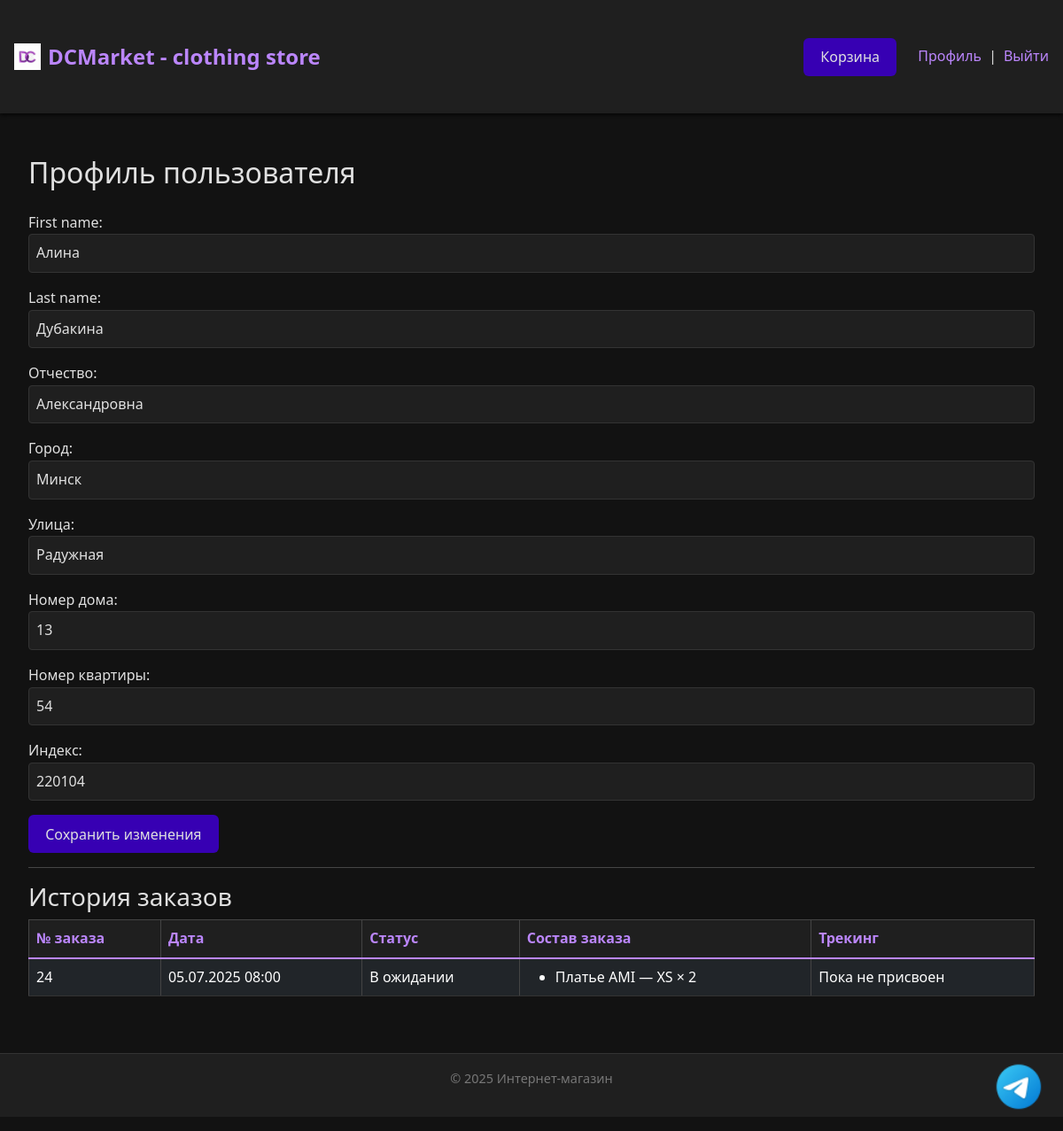
The page /users/profile/ (signed in) on the database its author committed.
### users/models.py (models this page shows, shortened)
class User(AbstractUser):
    middle_name = models.CharField(max_length=30, blank=True, verbose_name='Отчество')
    city = models.CharField(max_length=100, blank=True, verbose_name='Город')
    street = models.CharField(max_length=100, blank=True, verbose_name='Улица')
    house_number = models.CharField(max_length=10, blank=True, verbose_name='Номер дома')
    apartment_number = models.CharField(max_length=10, blank=True, verbose_name='Номер квартиры')
    postal_code = models.CharField(max_length=10, blank=True, verbose_name='Индекс')

### orders/models.py (models this page shows, shortened)
class Order(models.Model):
    STATUS_CHOICES = [
        ("pending", "В ожидании"),
        ("shipped", "Отправлен"),
        ("delivered", "Доставлен"),
        ("canceled", "Отменен"),
    ]
    user = models.ForeignKey(settings.AUTH_USER_MODEL, on_delete=models.CASCADE, verbose_name="Пользователь")
    first_name = models.CharField(max_length=30, verbose_name="Имя")
    last_name = models.CharField(max_length=30, verbose_name="Фамилия")
    middle_name = models.CharField(max_length=30, verbose_name="Отчество")
    city = models.CharField(max_length=100, verbose_name="Город")
    street = models.CharField(max_length=100, verbose_name="Улица")
    house_number = models.CharField(max_length=10, verbose_name="Номер дома")
    apartment_number = models.CharField(max_length=10, verbose_name="Номер квартиры")
    postal_code = models.CharField(max_length=10, verbose_name="Почтовый индекс")
    created_at = models.DateTimeField(auto_now_add=True, verbose_name="Дата создания")
    tracking_number = models.CharField(max_length=40, blank=True, default="В ожидании", verbose_name="Номер отслеживания")
    status = models.CharField(max_length=20, choices=STATUS_CHOICES, default="pending", verbose_name="Статус")
    class Meta:
        verbose_name = "Order"
        verbose_name_plural = "Orders"

class OrderItem(models.Model):
    order = models.ForeignKey(Order, related_name="items", on_delete=models.CASCADE)
    clothing_item = models.ForeignKey(ClothingItem, on_delete=models.CASCADE)
    size = models.ForeignKey(Size, on_delete=models.CASCADE)
    quantity = models.PositiveIntegerField()
    total_price = models.DecimalField(max_digits=10, decimal_places=2)
    class Meta:
        verbose_name = "Заказ"
        verbose_name_plural = "Заказы"

### main/models.py (models this page shows, shortened)
class ClothingItem(models.Model):
    name = models.CharField(max_length=255)
    slug = models.SlugField(unique=True)
    sizes = models.ManyToManyField(Size, through='ClothingItemSize', related_name='clothing_items', blank=True)
    image = models.ImageField(upload_to='products/img', null=True, blank=True)
    category = models.ForeignKey(Category, on_delete=models.CASCADE, related_name='clothing_items')
    description = models.TextField(blank=True)
    price = models.DecimalField(max_digits=20, decimal_places=2)
    discount = models.DecimalField(max_digits=5, decimal_places=2)
    created_on = models.DateTimeField(auto_now_add=True)

class Size(models.Model):
    name = models.CharField(max_length=10)

### users/views.py (the view)
# urls.py: path('profile/', views.profile_view, name='profile'),
@login_required(login_url='/users/login/')
def profile_view(request):
    if request.method == 'POST':
        form = UserProfileForm(request.POST, instance=request.user)
        if form.is_valid():
            form.save()
            return redirect('users:profile')
    else:
        form = UserProfileForm(instance=request.user)
    orders = Order.objects.filter(user=request.user)
    return render(request, 'users/profile.html', {'form': form, 'orders': orders})

### users/forms.py
class UserProfileForm(forms.ModelForm):
    class Meta:
        model = User
        fields = [
            'first_name', 'last_name', 'middle_name',
            'city', 'street', 'house_number',
            'apartment_number', 'postal_code',
        ]

### users/templates/users/profile.html (shortened to what this page needs)
{% extends "base.html" %}
{% load static %}
{% block content %}
<div class="container mt-5">
    <h2 class="mb-4">Профиль пользователя</h2>
    <form method="post">
        {% for field in form %}
            <div class="mb-3">
                {{ field.label_tag }}<br>
                {{ field }}
            </div>
        {% endfor %}
        <button type="submit" class="btn btn-primary">Сохранить изменения</button>
    </form>
    <hr>
    <h3>История заказов</h3>
    {% if orders %}
        <div class="table-responsive">
            <table class="table table-bordered table-dark">
                <thead>
                    <tr>
                        <th>№ заказа</th>
                        <th>Дата</th>
                        <th>Статус</th>
                        <th>Состав заказа</th>
                        <th>Трекинг</th>
                    </tr>
                </thead>
                <tbody>
                    {% for order in orders %}
                        <tr>
                            <td>{{ order.id }}</td>
                            <td>{{ order.created_at|date:"d.m.Y H:i" }}</td>
                            <td>{{ order.get_status_display }}</td>
                            <td>
                                <ul class="mb-0">
                                    {% for item in order.items.all %}
                                        <li>
                                            {{ item.clothing_item.name }} — {{ item.size.name }} × {{ item.quantity }}
                                        </li>
                                    {% endfor %}
                                </ul>
                            </td>
                            <td>
                                {% if order.tracking_number != "В ожидании" and order.tracking_number != "Pending" and order.tracking_number %}
                                {{ order.tracking_number }}
                                {% else %}
                                Пока не присвоен
                                {% endif %}
                            </td>
                        </tr>
                    {% endfor %}
                </tbody>
            </table>
        </div>
    {% else %}
        <p>У вас пока нет заказов.</p>
    {% endif %}
</div>
{% endblock %}

### templates/base.html (style rules this page uses)
body { background-color: #121212; color: #e0e0e0; font-family: 'Segoe UI', Tahoma, Geneva, Verdana, sans-serif; margin: 0; padding: 0; line-height: 1.6; }
.container { max-width: 1200px; margin: 2rem auto; padding: 0 1rem; }
button, .btn { background-color: #3700b3; color: #e0e0e0; border: none; padding: 0.6rem 1.2rem; font-size: 1rem; border-radius: 6px; cursor: pointer; transition: background-color 0.3s ease; }
input[type="text"], input[type="email"], textarea, select { background-color: #1f1f1f; border: 1px solid #333; color: #e0e0e0; padding: 0.5rem; border-radius: 4px; width: 100%; box-sizing: border-box; font-size: 1rem; transition: border-color 0.3s ease; }
h1, h2, h3, h4, h5, h6 { color: #e0e0e0; margin-top: 0; }
table { width: 100%; border-collapse: collapse; margin-bottom: 2rem; color: #e0e0e0; }
thead th { border-bottom: 2px solid #3700b3; padding: 0.75rem; text-align: left; }
tbody td { border-bottom: 1px solid #333; padding: 0.75rem; }
.table-responsive table.table.table-bordered { background-color: #121212 !important; color: #e0e0e0 !important; border: 1px solid #444 !important; }
.table-responsive table.table.table-bordered thead th { background-color: #1f1f1f !important; color: #bb86fc !important; border-bottom: 2px solid #bb86fc !important; }
.table-responsive table.table.table-bordered tbody td { border-bottom: 1px solid #333 !important; }

### rows shown on the page
User: form "Алина" "Дубакина" "Александровна" "Минск" "Радужная" "13" "54" "220104"
Order: id "24", created_at "05.07.2025 08:00", status "В ожидании", tracking_number "Пока не присвоен"
OrderItem: clothing_item.name "Платье AMI", size.name "XS", quantity "2"

### other values the page prints
{{ field.label_tag }} "First name:" "Last name:" "Отчество:" "Город:" "Улица:" "Номер дома:" "Номер квартиры:" "Индекс:"
